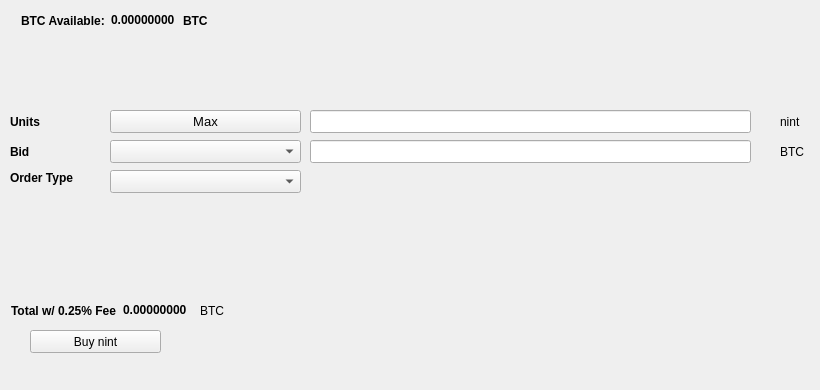
   <widget class="QWidget" name="BuyTab">
    <attribute name="title">
     <string>Buy</string>
    </attribute>
    <widget class="QPushButton" name="BuyECA">
     <property name="geometry">
      <rect>
       <x>30</x>
       <y>330</y>
       <width>131</width>
       <height>23</height>
      </rect>
     </property>
     <property name="text">
      <string>Buy nint</string>
     </property>
     <property name="icon">
      <iconset resource="../nint.qrc">
       <normaloff>:/icons/bitcoin</normaloff>:/icons/bitcoin</iconset>
     </property>
    </widget>
    <widget class="QLabel" name="label_3">
     <property name="geometry">
      <rect>
       <x>10</x>
       <y>110</y>
       <width>46</width>
       <height>23</height>
      </rect>
     </property>
     <property name="font">
      <font>
       <weight>75</weight>
       <bold>true</bold>
      </font>
     </property>
     <property name="text">
      <string>Units</string>
     </property>
    </widget>
    <widget class="QLineEdit" name="UnitsInput">
     <property name="geometry">
      <rect>
       <x>310</x>
       <y>110</y>
       <width>441</width>
       <height>23</height>
      </rect>
     </property>
     <property name="font">
      <font>
       <pointsize>9</pointsize>
       <weight>75</weight>
       <bold>true</bold>
      </font>
     </property>
    </widget>
    <widget class="QLineEdit" name="BuyBidPriceEdit">
     <property name="geometry">
      <rect>
       <x>310</x>
       <y>140</y>
       <width>441</width>
       <height>23</height>
      </rect>
     </property>
     <property name="font">
      <font>
       <pointsize>9</pointsize>
       <weight>75</weight>
       <bold>true</bold>
      </font>
     </property>
    </widget>
    <widget class="QLabel" name="label_4">
     <property name="geometry">
      <rect>
       <x>780</x>
       <y>110</y>
       <width>31</width>
       <height>23</height>
      </rect>
     </property>
     <property name="text">
      <string>nint</string>
     </property>
    </widget>
    <widget class="QLabel" name="label_5">
     <property name="geometry">
      <rect>
       <x>780</x>
       <y>140</y>
       <width>31</width>
       <height>23</height>
      </rect>
     </property>
     <property name="text">
      <string>BTC</string>
     </property>
    </widget>
    <widget class="QLabel" name="label_6">
     <property name="geometry">
      <rect>
       <x>10</x>
       <y>140</y>
       <width>46</width>
       <height>23</height>
      </rect>
     </property>
     <property name="font">
      <font>
       <weight>75</weight>
       <bold>true</bold>
      </font>
     </property>
     <property name="text">
      <string>Bid</string>
     </property>
    </widget>
    <widget class="QLabel" name="label_7">
     <property name="geometry">
      <rect>
       <x>10</x>
       <y>170</y>
       <width>91</width>
       <height>16</height>
      </rect>
     </property>
     <property name="font">
      <font>
       <weight>75</weight>
       <bold>true</bold>
      </font>
     </property>
     <property name="text">
      <string>Order Type</string>
     </property>
    </widget>
    <widget class="QPushButton" name="Buy_Max_Amount">
     <property name="geometry">
      <rect>
       <x>110</x>
       <y>110</y>
       <width>191</width>
       <height>23</height>
      </rect>
     </property>
     <property name="font">
      <font>
       <pointsize>10</pointsize>
      </font>
     </property>
     <property name="text">
      <string>Max</string>
     </property>
    </widget>
    <widget class="QComboBox" name="BuyBidcomboBox">
     <property name="geometry">
      <rect>
       <x>110</x>
       <y>140</y>
       <width>191</width>
       <height>23</height>
      </rect>
     </property>
     <property name="font">
      <font>
       <pointsize>10</pointsize>
      </font>
     </property>
    </widget>
    <widget class="QComboBox" name="buyOrdertypeCombo">
     <property name="geometry">
      <rect>
       <x>110</x>
       <y>170</y>
       <width>191</width>
       <height>23</height>
      </rect>
     </property>
     <property name="font">
      <font>
       <pointsize>10</pointsize>
      </font>
     </property>
    </widget>
    <widget class="QWidget" name="layoutWidget1">
     <property name="geometry">
      <rect>
       <x>21</x>
       <y>11</y>
       <width>227</width>
       <height>19</height>
      </rect>
     </property>
     <layout class="QHBoxLayout" name="horizontalLayout_3">
      <item>
       <widget class="QLabel" name="label232">
        <property name="font">
         <font>
          <weight>75</weight>
          <bold>true</bold>
         </font>
        </property>
        <property name="text">
         <string>BTC Available:</string>
        </property>
       </widget>
      </item>
      <item>
       <widget class="QLabel" name="BtcAvailableLbl">
        <property name="palette">
         <palette>
          <active>
           <colorrole role="WindowText">
            <brush brushstyle="SolidPattern">
             <color alpha="255">
              <red>0</red>
              <green>0</green>
              <blue>0</blue>
             </color>
            </brush>
           </colorrole>
           <colorrole role="Button">
            <brush brushstyle="SolidPattern">
             <color alpha="255">
              <red>0</red>
              <green>170</green>
              <blue>0</blue>
             </color>
            </brush>
           </colorrole>
           <colorrole role="Light">
            <brush brushstyle="SolidPattern">
             <color alpha="255">
              <red>0</red>
              <green>255</green>
              <blue>0</blue>
             </color>
            </brush>
           </colorrole>
           <colorrole role="Midlight">
            <brush brushstyle="SolidPattern">
             <color alpha="255">
              <red>0</red>
              <green>212</green>
              <blue>0</blue>
             </color>
            </brush>
           </colorrole>
           <colorrole role="Dark">
            <brush brushstyle="SolidPattern">
             <color alpha="255">
              <red>0</red>
              <green>85</green>
              <blue>0</blue>
             </color>
            </brush>
           </colorrole>
           <colorrole role="Mid">
            <brush brushstyle="SolidPattern">
             <color alpha="255">
              <red>0</red>
              <green>113</green>
              <blue>0</blue>
             </color>
            </brush>
           </colorrole>
           <colorrole role="Text">
            <brush brushstyle="SolidPattern">
             <color alpha="255">
              <red>0</red>
              <green>170</green>
              <blue>0</blue>
             </color>
            </brush>
           </colorrole>
           <colorrole role="BrightText">
            <brush brushstyle="SolidPattern">
             <color alpha="255">
              <red>255</red>
              <green>255</green>
              <blue>255</blue>
             </color>
            </brush>
           </colorrole>
           <colorrole role="ButtonText">
            <brush brushstyle="SolidPattern">
             <color alpha="255">
              <red>0</red>
              <green>0</green>
              <blue>0</blue>
             </color>
            </brush>
           </colorrole>
           <colorrole role="Base">
            <brush brushstyle="SolidPattern">
             <color alpha="255">
              <red>255</red>
              <green>255</green>
              <blue>255</blue>
             </color>
            </brush>
           </colorrole>
           <colorrole role="Window">
            <brush brushstyle="SolidPattern">
             <color alpha="255">
              <red>0</red>
              <green>170</green>
              <blue>0</blue>
             </color>
            </brush>
           </colorrole>
           <colorrole role="Shadow">
            <brush brushstyle="SolidPattern">
             <color alpha="255">
              <red>0</red>
              <green>0</green>
              <blue>0</blue>
             </color>
            </brush>
           </colorrole>
           <colorrole role="AlternateBase">
            <brush brushstyle="SolidPattern">
             <color alpha="255">
              <red>127</red>
              <green>212</green>
              <blue>127</blue>
             </color>
            </brush>
           </colorrole>
           <colorrole role="ToolTipBase">
            <brush brushstyle="SolidPattern">
             <color alpha="255">
              <red>255</red>
              <green>255</green>
              <blue>220</blue>
             </color>
            </brush>
           </colorrole>
           <colorrole role="ToolTipText">
            <brush brushstyle="SolidPattern">
             <color alpha="255">
              <red>0</red>
              <green>0</green>
              <blue>0</blue>
             </color>
            </brush>
           </colorrole>
          </active>
          <inactive>
           <colorrole role="WindowText">
            <brush brushstyle="SolidPattern">
             <color alpha="255">
              <red>0</red>
              <green>0</green>
              <blue>0</blue>
             </color>
            </brush>
           </colorrole>
           <colorrole role="Button">
            <brush brushstyle="SolidPattern">
             <color alpha="255">
              <red>0</red>
              <green>170</green>
              <blue>0</blue>
             </color>
            </brush>
           </colorrole>
           <colorrole role="Light">
            <brush brushstyle="SolidPattern">
             <color alpha="255">
              <red>0</red>
              <green>255</green>
              <blue>0</blue>
             </color>
            </brush>
           </colorrole>
           <colorrole role="Midlight">
            <brush brushstyle="SolidPattern">
             <color alpha="255">
              <red>0</red>
              <green>212</green>
              <blue>0</blue>
             </color>
            </brush>
           </colorrole>
           <colorrole role="Dark">
            <brush brushstyle="SolidPattern">
             <color alpha="255">
              <red>0</red>
              <green>85</green>
              <blue>0</blue>
             </color>
            </brush>
           </colorrole>
           <colorrole role="Mid">
            <brush brushstyle="SolidPattern">
             <color alpha="255">
              <red>0</red>
              <green>113</green>
              <blue>0</blue>
             </color>
            </brush>
           </colorrole>
           <colorrole role="Text">
            <brush brushstyle="SolidPattern">
             <color alpha="255">
              <red>0</red>
              <green>170</green>
              <blue>0</blue>
             </color>
            </brush>
           </colorrole>
           <colorrole role="BrightText">
            <brush brushstyle="SolidPattern">
             <color alpha="255">
              <red>255</red>
              <green>255</green>
              <blue>255</blue>
             </color>
            </brush>
           </colorrole>
           <colorrole role="ButtonText">
            <brush brushstyle="SolidPattern">
             <color alpha="255">
              <red>0</red>
              <green>0</green>
              <blue>0</blue>
             </color>
            </brush>
           </colorrole>
           <colorrole role="Base">
            <brush brushstyle="SolidPattern">
             <color alpha="255">
              <red>255</red>
              <green>255</green>
              <blue>255</blue>
             </color>
            </brush>
           </colorrole>
           <colorrole role="Window">
            <brush brushstyle="SolidPattern">
             <color alpha="255">
              <red>0</red>
              <green>170</green>
              <blue>0</blue>
             </color>
            </brush>
           </colorrole>
           <colorrole role="Shadow">
            <brush brushstyle="SolidPattern">
             <color alpha="255">
              <red>0</red>
              <green>0</green>
              <blue>0</blue>
             </color>
            </brush>
           </colorrole>
           <colorrole role="AlternateBase">
            <brush brushstyle="SolidPattern">
             <color alpha="255">
              <red>127</red>
              <green>212</green>
              <blue>127</blue>
             </color>
            </brush>
           </colorrole>
           <colorrole role="ToolTipBase">
            <brush brushstyle="SolidPattern">
             <color alpha="255">
              <red>255</red>
              <green>255</green>
              <blue>220</blue>
             </color>
            </brush>
           </colorrole>
           <colorrole role="ToolTipText">
            <brush brushstyle="SolidPattern">
             <color alpha="255">
              <red>0</red>
              <green>0</green>
              <blue>0</blue>
             </color>
            </brush>
           </colorrole>
          </inactive>
          <disabled>
           <colorrole role="WindowText">
            <brush brushstyle="SolidPattern">
             <color alpha="255">
              <red>0</red>
              <green>85</green>
              <blue>0</blue>
             </color>
            </brush>
           </colorrole>
           <colorrole role="Button">
            <brush brushstyle="SolidPattern">
             <color alpha="255">
              <red>0</red>
              <green>170</green>
              <blue>0</blue>
             </color>
            </brush>
           </colorrole>
           <colorrole role="Light">
            <brush brushstyle="SolidPattern">
             <color alpha="255">
              <red>0</red>
              <green>255</green>
              <blue>0</blue>
             </color>
            </brush>
           </colorrole>
           <colorrole role="Midlight">
            <brush brushstyle="SolidPattern">
             <color alpha="255">
              <red>0</red>
              <green>212</green>
              <blue>0</blue>
             </color>
            </brush>
           </colorrole>
           <colorrole role="Dark">
            <brush brushstyle="SolidPattern">
             <color alpha="255">
              <red>0</red>
              <green>85</green>
              <blue>0</blue>
             </color>
            </brush>
           </colorrole>
           <colorrole role="Mid">
            <brush brushstyle="SolidPattern">
             <color alpha="255">
              <red>0</red>
              <green>113</green>
              <blue>0</blue>
             </color>
            </brush>
           </colorrole>
           <colorrole role="Text">
            <brush brushstyle="SolidPattern">
             <color alpha="255">
              <red>0</red>
              <green>85</green>
              <blue>0</blue>
             </color>
            </brush>
           </colorrole>
           <colorrole role="BrightText">
            <brush brushstyle="SolidPattern">
             <color alpha="255">
              <red>255</red>
              <green>255</green>
              <blue>255</blue>
             </color>
            </brush>
           </colorrole>
           <colorrole role="ButtonText">
            <brush brushstyle="SolidPattern">
             <color alpha="255">
              <red>0</red>
              <green>85</green>
              <blue>0</blue>
             </color>
            </brush>
           </colorrole>
           <colorrole role="Base">
            <brush brushstyle="SolidPattern">
             <color alpha="255">
              <red>0</red>
              <green>170</green>
              <blue>0</blue>
             </color>
            </brush>
           </colorrole>
           <colorrole role="Window">
            <brush brushstyle="SolidPattern">
             <color alpha="255">
              <red>0</red>
              <green>170</green>
              <blue>0</blue>
             </color>
            </brush>
           </colorrole>
           <colorrole role="Shadow">
            <brush brushstyle="SolidPattern">
             <color alpha="255">
              <red>0</red>
              <green>0</green>
              <blue>0</blue>
             </color>
            </brush>
           </colorrole>
           <colorrole role="AlternateBase">
            <brush brushstyle="SolidPattern">
             <color alpha="255">
              <red>0</red>
              <green>170</green>
              <blue>0</blue>
             </color>
            </brush>
           </colorrole>
           <colorrole role="ToolTipBase">
            <brush brushstyle="SolidPattern">
             <color alpha="255">
              <red>255</red>
              <green>255</green>
              <blue>220</blue>
             </color>
            </brush>
           </colorrole>
           <colorrole role="ToolTipText">
            <brush brushstyle="SolidPattern">
             <color alpha="255">
              <red>0</red>
              <green>0</green>
              <blue>0</blue>
             </color>
            </brush>
           </colorrole>
          </disabled>
         </palette>
        </property>
        <property name="font">
         <font>
          <weight>75</weight>
          <bold>true</bold>
         </font>
        </property>
        <property name="text">
         <string>0.00000000</string>
        </property>
        <property name="textInteractionFlags">
         <set>Qt::LinksAccessibleByMouse|Qt::TextSelectableByKeyboard|Qt::TextSelectableByMouse</set>
        </property>
       </widget>
      </item>
      <item>
       <widget class="QLabel" name="BtcAvailableLbl_2">
        <property name="font">
         <font>
          <weight>75</weight>
          <bold>true</bold>
         </font>
        </property>
        <property name="text">
         <string>BTC</string>
        </property>
       </widget>
      </item>
     </layout>
    </widget>
    <widget class="QWidget" name="layoutWidge2">
     <property name="geometry">
      <rect>
       <x>11</x>
       <y>301</y>
       <width>259</width>
       <height>19</height>
      </rect>
     </property>
     <layout class="QHBoxLayout" name="horizontalLayout_4">
      <item>
       <widget class="QLabel" name="label_9">
        <property name="font">
         <font>
          <weight>75</weight>
          <bold>true</bold>
         </font>
        </property>
        <property name="text">
         <string>Total w/ 0.25% Fee</string>
        </property>
       </widget>
      </item>
      <item>
       <widget class="QLabel" name="BuyCostLabel">
        <property name="palette">
         <palette>
          <active>
           <colorrole role="WindowText">
            <brush brushstyle="SolidPattern">
             <color alpha="255">
              <red>0</red>
              <green>0</green>
              <blue>0</blue>
             </color>
            </brush>
           </colorrole>
           <colorrole role="Button">
            <brush brushstyle="SolidPattern">
             <color alpha="255">
              <red>0</red>
              <green>170</green>
              <blue>0</blue>
             </color>
            </brush>
           </colorrole>
           <colorrole role="Light">
            <brush brushstyle="SolidPattern">
             <color alpha="255">
              <red>0</red>
              <green>255</green>
              <blue>0</blue>
             </color>
            </brush>
           </colorrole>
           <colorrole role="Midlight">
            <brush brushstyle="SolidPattern">
             <color alpha="255">
              <red>0</red>
              <green>212</green>
              <blue>0</blue>
             </color>
            </brush>
           </colorrole>
           <colorrole role="Dark">
            <brush brushstyle="SolidPattern">
             <color alpha="255">
              <red>0</red>
              <green>85</green>
              <blue>0</blue>
             </color>
            </brush>
           </colorrole>
           <colorrole role="Mid">
            <brush brushstyle="SolidPattern">
             <color alpha="255">
              <red>0</red>
              <green>113</green>
              <blue>0</blue>
             </color>
            </brush>
           </colorrole>
           <colorrole role="Text">
            <brush brushstyle="SolidPattern">
             <color alpha="255">
              <red>0</red>
              <green>170</green>
              <blue>0</blue>
             </color>
            </brush>
           </colorrole>
           <colorrole role="BrightText">
            <brush brushstyle="SolidPattern">
             <color alpha="255">
              <red>255</red>
              <green>255</green>
              <blue>255</blue>
             </color>
            </brush>
           </colorrole>
           <colorrole role="ButtonText">
            <brush brushstyle="SolidPattern">
             <color alpha="255">
              <red>0</red>
              <green>0</green>
              <blue>0</blue>
             </color>
            </brush>
           </colorrole>
           <colorrole role="Base">
            <brush brushstyle="SolidPattern">
             <color alpha="255">
              <red>255</red>
              <green>255</green>
              <blue>255</blue>
             </color>
            </brush>
           </colorrole>
           <colorrole role="Window">
            <brush brushstyle="SolidPattern">
             <color alpha="255">
              <red>0</red>
              <green>170</green>
              <blue>0</blue>
             </color>
            </brush>
           </colorrole>
           <colorrole role="Shadow">
            <brush brushstyle="SolidPattern">
             <color alpha="255">
              <red>0</red>
              <green>0</green>
              <blue>0</blue>
             </color>
            </brush>
           </colorrole>
           <colorrole role="AlternateBase">
            <brush brushstyle="SolidPattern">
             <color alpha="255">
              <red>127</red>
              <green>212</green>
              <blue>127</blue>
             </color>
            </brush>
           </colorrole>
           <colorrole role="ToolTipBase">
            <brush brushstyle="SolidPattern">
             <color alpha="255">
              <red>255</red>
              <green>255</green>
              <blue>220</blue>
             </color>
            </brush>
           </colorrole>
           <colorrole role="ToolTipText">
            <brush brushstyle="SolidPattern">
             <color alpha="255">
              <red>0</red>
              <green>0</green>
              <blue>0</blue>
             </color>
            </brush>
           </colorrole>
          </active>
          <inactive>
           <colorrole role="WindowText">
            <brush brushstyle="SolidPattern">
             <color alpha="255">
              <red>0</red>
              <green>0</green>
              <blue>0</blue>
             </color>
            </brush>
           </colorrole>
           <colorrole role="Button">
            <brush brushstyle="SolidPattern">
             <color alpha="255">
              <red>0</red>
              <green>170</green>
              <blue>0</blue>
             </color>
            </brush>
           </colorrole>
           <colorrole role="Light">
            <brush brushstyle="SolidPattern">
             <color alpha="255">
              <red>0</red>
              <green>255</green>
              <blue>0</blue>
             </color>
            </brush>
           </colorrole>
           <colorrole role="Midlight">
            <brush brushstyle="SolidPattern">
             <color alpha="255">
              <red>0</red>
              <green>212</green>
              <blue>0</blue>
             </color>
            </brush>
           </colorrole>
           <colorrole role="Dark">
            <brush brushstyle="SolidPattern">
             <color alpha="255">
              <red>0</red>
              <green>85</green>
              <blue>0</blue>
             </color>
            </brush>
           </colorrole>
           <colorrole role="Mid">
            <brush brushstyle="SolidPattern">
             <color alpha="255">
              <red>0</red>
              <green>113</green>
              <blue>0</blue>
             </color>
            </brush>
           </colorrole>
           <colorrole role="Text">
            <brush brushstyle="SolidPattern">
             <color alpha="255">
              <red>0</red>
              <green>170</green>
              <blue>0</blue>
             </color>
            </brush>
           </colorrole>
           <colorrole role="BrightText">
            <brush brushstyle="SolidPattern">
             <color alpha="255">
              <red>255</red>
              <green>255</green>
              <blue>255</blue>
             </color>
            </brush>
           </colorrole>
           <colorrole role="ButtonText">
            <brush brushstyle="SolidPattern">
             <color alpha="255">
              <red>0</red>
              <green>0</green>
              <blue>0</blue>
             </color>
            </brush>
           </colorrole>
           <colorrole role="Base">
            <brush brushstyle="SolidPattern">
             <color alpha="255">
              <red>255</red>
              <green>255</green>
              <blue>255</blue>
             </color>
            </brush>
           </colorrole>
           <colorrole role="Window">
            <brush brushstyle="SolidPattern">
             <color alpha="255">
              <red>0</red>
              <green>170</green>
              <blue>0</blue>
             </color>
            </brush>
           </colorrole>
           <colorrole role="Shadow">
            <brush brushstyle="SolidPattern">
             <color alpha="255">
              <red>0</red>
              <green>0</green>
              <blue>0</blue>
             </color>
            </brush>
           </colorrole>
           <colorrole role="AlternateBase">
            <brush brushstyle="SolidPattern">
             <color alpha="255">
              <red>127</red>
              <green>212</green>
              <blue>127</blue>
             </color>
            </brush>
           </colorrole>
           <colorrole role="ToolTipBase">
            <brush brushstyle="SolidPattern">
             <color alpha="255">
              <red>255</red>
              <green>255</green>
              <blue>220</blue>
             </color>
            </brush>
           </colorrole>
           <colorrole role="ToolTipText">
            <brush brushstyle="SolidPattern">
             <color alpha="255">
              <red>0</red>
              <green>0</green>
              <blue>0</blue>
             </color>
            </brush>
           </colorrole>
          </inactive>
          <disabled>
           <colorrole role="WindowText">
            <brush brushstyle="SolidPattern">
             <color alpha="255">
              <red>0</red>
              <green>85</green>
              <blue>0</blue>
             </color>
            </brush>
           </colorrole>
           <colorrole role="Button">
            <brush brushstyle="SolidPattern">
             <color alpha="255">
              <red>0</red>
              <green>170</green>
              <blue>0</blue>
             </color>
            </brush>
           </colorrole>
           <colorrole role="Light">
            <brush brushstyle="SolidPattern">
             <color alpha="255">
              <red>0</red>
              <green>255</green>
              <blue>0</blue>
             </color>
            </brush>
           </colorrole>
           <colorrole role="Midlight">
            <brush brushstyle="SolidPattern">
             <color alpha="255">
              <red>0</red>
              <green>212</green>
              <blue>0</blue>
             </color>
            </brush>
           </colorrole>
           <colorrole role="Dark">
            <brush brushstyle="SolidPattern">
             <color alpha="255">
              <red>0</red>
              <green>85</green>
              <blue>0</blue>
             </color>
            </brush>
           </colorrole>
           <colorrole role="Mid">
            <brush brushstyle="SolidPattern">
             <color alpha="255">
              <red>0</red>
              <green>113</green>
              <blue>0</blue>
             </color>
            </brush>
           </colorrole>
           <colorrole role="Text">
            <brush brushstyle="SolidPattern">
             <color alpha="255">
              <red>0</red>
              <green>85</green>
              <blue>0</blue>
             </color>
            </brush>
           </colorrole>
           <colorrole role="BrightText">
            <brush brushstyle="SolidPattern">
             <color alpha="255">
              <red>255</red>
              <green>255</green>
              <blue>255</blue>
             </color>
            </brush>
           </colorrole>
           <colorrole role="ButtonText">
            <brush brushstyle="SolidPattern">
             <color alpha="255">
              <red>0</red>
              <green>85</green>
              <blue>0</blue>
             </color>
            </brush>
           </colorrole>
           <colorrole role="Base">
            <brush brushstyle="SolidPattern">
             <color alpha="255">
              <red>0</red>
              <green>170</green>
              <blue>0</blue>
             </color>
            </brush>
           </colorrole>
           <colorrole role="Window">
            <brush brushstyle="SolidPattern">
             <color alpha="255">
              <red>0</red>
              <green>170</green>
              <blue>0</blue>
             </color>
            </brush>
           </colorrole>
           <colorrole role="Shadow">
            <brush brushstyle="SolidPattern">
             <color alpha="255">
              <red>0</red>
              <green>0</green>
              <blue>0</blue>
             </color>
            </brush>
           </colorrole>
           <colorrole role="AlternateBase">
            <brush brushstyle="SolidPattern">
             <color alpha="255">
              <red>0</red>
              <green>170</green>
              <blue>0</blue>
             </color>
            </brush>
           </colorrole>
           <colorrole role="ToolTipBase">
            <brush brushstyle="SolidPattern">
             <color alpha="255">
              <red>255</red>
              <green>255</green>
              <blue>220</blue>
             </color>
            </brush>
           </colorrole>
           <colorrole role="ToolTipText">
            <brush brushstyle="SolidPattern">
             <color alpha="255">
              <red>0</red>
              <green>0</green>
              <blue>0</blue>
             </color>
            </brush>
           </colorrole>
          </disabled>
         </palette>
        </property>
        <property name="font">
         <font>
          <weight>75</weight>
          <bold>true</bold>
         </font>
        </property>
        <property name="autoFillBackground">
         <bool>false</bool>
        </property>
        <property name="text">
         <string>0.00000000</string>
        </property>
        <property name="textInteractionFlags">
         <set>Qt::LinksAccessibleByMouse|Qt::TextSelectableByMouse</set>
        </property>
       </widget>
      </item>
      <item>
       <widget class="QLabel" name="label_10">
        <property name="font">
         <font>
          <weight>50</weight>
          <bold>false</bold>
         </font>
        </property>
        <property name="text">
         <string>BTC</string>
        </property>
       </widget>
      </item>
     </layout>
    </widget>
    <widget class="QLabel" name="label_24">
     <property name="geometry">
      <rect>
       <x>460</x>
       <y>300</y>
       <width>281</width>
       <height>81</height>
      </rect>
     </property>
     <property name="text">
      <string/>
     </property>
     <property name="pixmap">
      <pixmap>:/images/bittrex</pixmap>
     </property>
    </widget>
   </widget>
